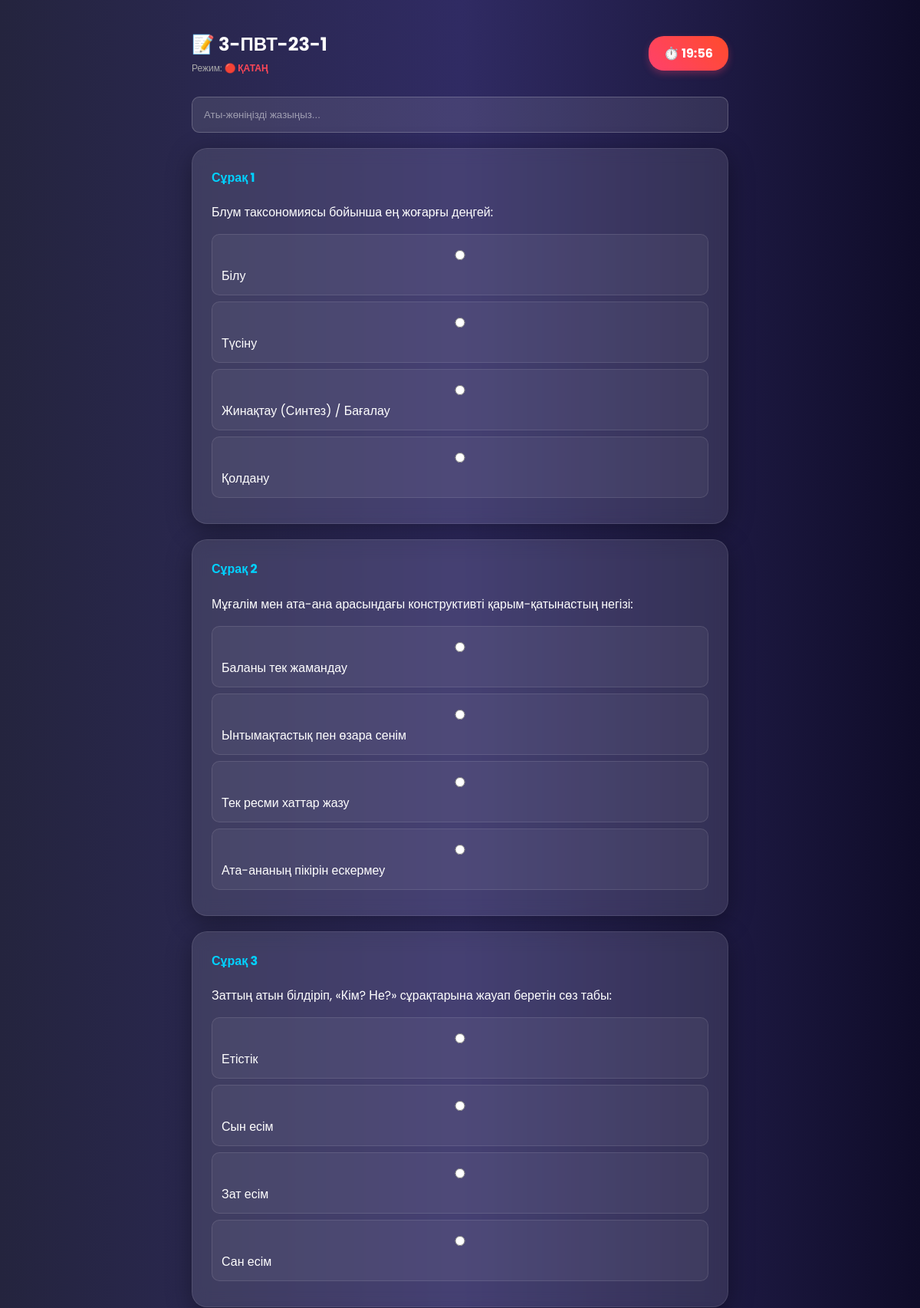
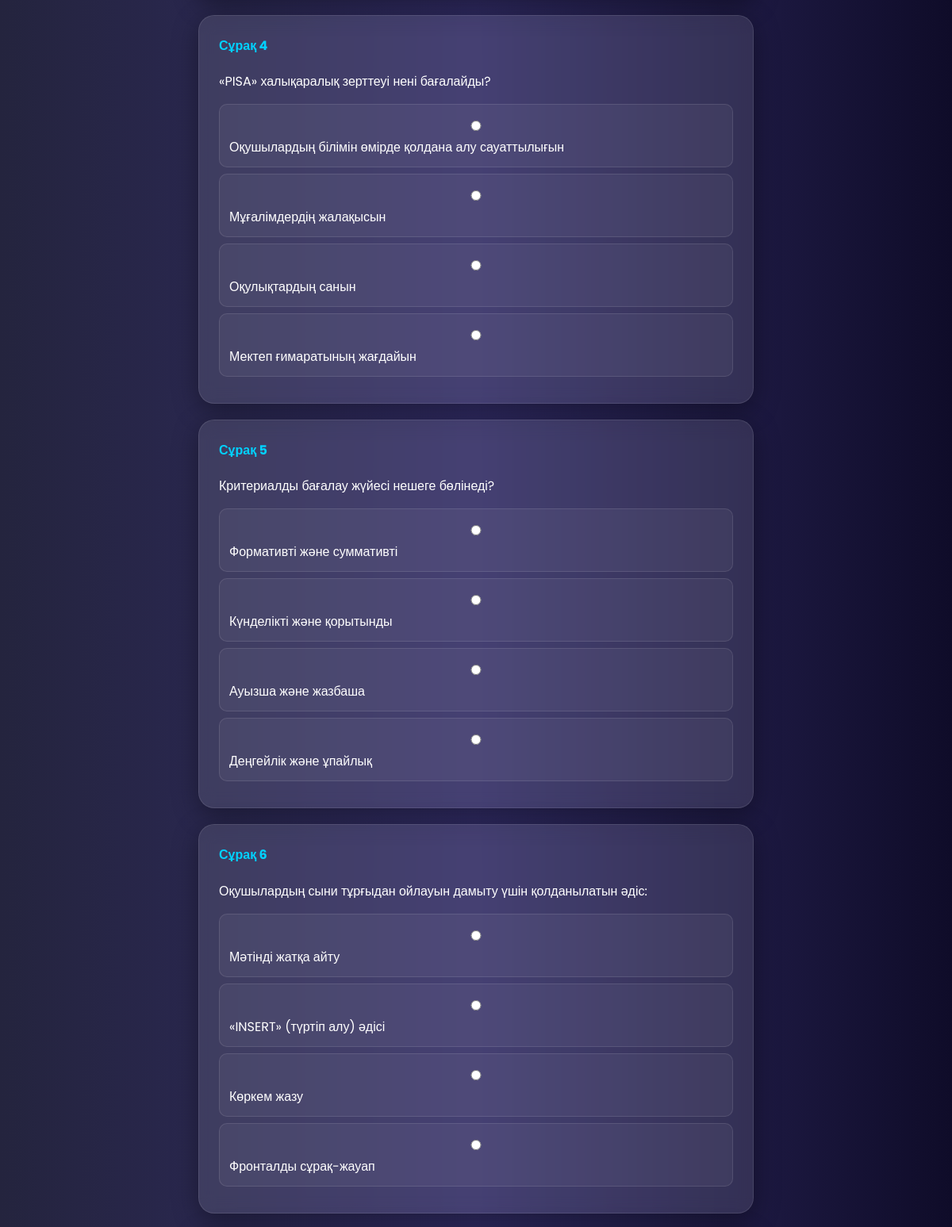
The page /test/5/ (upper part) on the database its author committed (2 pictures, top to bottom).
### testing/models.py (models this page shows, shortened)
class Test(models.Model):
    MODE_CHOICES = [
        ('lite', 'Лайт (Ескерту ғана)'),
        ('hard', 'Қатаң (Тесттен шықса бітеді)'),
    ]
    teacher = models.ForeignKey(User, on_delete=models.CASCADE)
    title = models.CharField(max_length=200)
    description = models.TextField(blank=True)
    time_limit = models.IntegerField(default=20, verbose_name="Уақыт (минут)")
    max_students = models.IntegerField(default=100, verbose_name="Максималды оқушы саны")
    questions_to_show = models.IntegerField(default=20, verbose_name="Сұрақ саны (Студентке)")
    mode = models.CharField(max_length=10, choices=MODE_CHOICES, default='lite', verbose_name="Режим")
    date_created = models.DateTimeField(auto_now_add=True)

class Question(models.Model):
    test = models.ForeignKey(Test, related_name='questions', on_delete=models.CASCADE)
    text = models.CharField(max_length=500)
    option1 = models.CharField(max_length=200)
    option2 = models.CharField(max_length=200)
    option3 = models.CharField(max_length=200)
    option4 = models.CharField(max_length=200)
    correct_option = models.IntegerField()

### testing/views.py (the view, shortened to what this page needs)
# urls.py: path('test/<int:test_id>/', views.take_test, name='take_test'),
def take_test(request, test_id):
    test = get_object_or_404(Test, id=test_id)
    current_students = StudentResult.objects.filter(test=test).count()
    if current_students >= test.max_students:
        return HttpResponse("<h1 style='text-align:center; margin-top:50px;'>⛔ Бұл тестке орын қалмады!</h1>")
    all_questions = list(test.questions.all()) # Файлдан алынған барлық сұрақтар
    if not all_questions:
        return HttpResponse("Сұрақтар жүктелмеген.")
    random.shuffle(all_questions) # <--- Араластыру (Shuffle)
    limit = min(test.questions_to_show, len(all_questions))
    selected_questions = all_questions[:limit]
    return render(request, 'test.html', {'test': test, 'questions': selected_questions})

### testing/templates/test.html (shortened to what this page needs)
{% load static %}
<!DOCTYPE html>
<html>
<head>
    <link rel="stylesheet" href="{% static 'css/style.css' %}">
</head>
<body>
    <div class="page-container" style="max-width: 700px;">
        <div style="display: flex; justify-content: space-between; align-items: center; margin-bottom: 20px;">
            <div>
                <h2 style="margin: 0;">📝 {{ test.title }}</h2>
                <div style="font-size: 12px; color: #aaa; margin-top: 5px;">
                    Режим:
                    {% if test.mode == 'hard' %}
                        <span style="color: #ff4757; font-weight: bold;">🔴 ҚАТАҢ</span>
                    {% else %}
                        <span style="color: #38ef7d; font-weight: bold;">🟢 ЛАЙТ</span>
                    {% endif %}
                </div>
            </div>
            <div style="background: linear-gradient(45deg, #ff416c, #ff4b2b); color: white; padding: 10px 20px; border-radius: 20px; font-weight: bold; box-shadow: 0 4px 10px rgba(255, 65, 108, 0.3);">
                ⏱️ <span id="timer">--:--</span>
            </div>
        </div>
        <form method="post" id="examForm" onsubmit="setSubmitting()">
            <input type="text" name="student_name" required placeholder="Аты-жөніңізді жазыңыз..."
                   style="margin-bottom: 20px; background: rgba(255,255,255,0.1); border: 1px solid rgba(255,255,255,0.2); color: white; padding: 15px; border-radius: 10px; width: 100%;">
            {% for question in questions %}
            <div class="card" style="text-align: left; padding: 25px;">
                <h4 style="margin-top: 0; color: #00d2ff;">Сұрақ {{ forloop.counter }}</h4>
                <p style="font-size: 16px; line-height: 1.5;">{{ question.text }}</p>
                <label class="option-label">
                    <input type="radio" name="question_{{ question.id }}" value="1"> {{ question.option1 }}
                </label>
                <label class="option-label">
                    <input type="radio" name="question_{{ question.id }}" value="2"> {{ question.option2 }}
                </label>
                <label class="option-label">
                    <input type="radio" name="question_{{ question.id }}" value="3"> {{ question.option3 }}
                </label>
                <label class="option-label">
                    <input type="radio" name="question_{{ question.id }}" value="4"> {{ question.option4 }}
                </label>
            </div>
            {% endfor %}
        </form>
    </div>
</body>
</html>

### testing/static/css/style.css (style rules this page uses)
body { background: #0f0c29; background: linear-gradient(to right, #24243e, #302b63, #0f0c29); font-family: 'Poppins', sans-serif; margin: 0; min-height: 100vh; color: #ffffff; padding-bottom: 90px; }
.page-container { max-width: 600px; margin: 20px auto; padding: 20px; animation: fadeIn 0.5s ease; }
.card { background: rgba(255, 255, 255, 0.1); backdrop-filter: blur(10px); -webkit-backdrop-filter: blur(10px); border: 1px solid rgba(255, 255, 255, 0.1); border-radius: 20px; padding: 25px; margin-bottom: 20px; box-shadow: 0 8px 32px 0 rgba(0, 0, 0, 0.37); text-align: center; color: white; }
input, select { width: 100%; padding: 12px; margin: 8px 0; background: rgba(255, 255, 255, 0.1); border: 1px solid rgba(255, 255, 255, 0.2); border-radius: 10px; color: white; box-sizing: border-box; outline: none; }
::placeholder { color: rgba(255,255,255,0.5); }

### testing/templates/test.html (style rules this page uses)
.option-label { display: block; padding: 12px; background: rgba(255,255,255,0.05); margin: 8px 0; border-radius: 10px; cursor: pointer; border: 1px solid rgba(255,255,255,0.1); transition: 0.2s; }
input[type="radio"] { margin-right: 10px; }

### rows shown on the page
Test: title "3-ПВТ-23-1"
Question: text "Блум таксономиясы бойынша ең жоғарғы деңгей:", option1 "Білу", option2 "Түсіну", option3 "Жинақтау (Синтез) / Бағалау", option4 "Қолдану"
Question: text "Мұғалім мен ата-ана арасындағы конструктивті қарым-қатынастың негізі:", option1 "Баланы тек жамандау", option2 "Ынтымақтастық пен өзара сенім", option3 "Тек ресми хаттар жазу", option4 "Ата-ананың пікірін ескермеу"
Question: text "Заттың атын білдіріп, «Кім? Не?» сұрақтарына жауап беретін сөз табы:", option1 "Етістік", option2 "Сын есім", option3 "Зат есім", option4 "Сан есім"
Question: text "«PISA» халықаралық зерттеуі нені бағалайды?", option1 "Оқушылардың білімін өмірде қолдана алу сауаттылығын", option2 "Мұғалімдердің жалақысын", option3 "Оқулықтардың санын", option4 "Мектеп ғимаратының жағдайын"
Question: text "Критериалды бағалау жүйесі нешеге бөлінеді?", option1 "Формативті және суммативті", option2 "Күнделікті және қорытынды", option3 "Ауызша және жазбаша", option4 "Деңгейлік және ұпайлық"
Question: text "Оқушылардың сыни тұрғыдан ойлауын дамыту үшін қолданылатын әдіс:", option1 "Мәтінді жатқа айту", option2 "«INSERT» (түртіп алу) әдісі", option3 "Көркем жазу", option4 "Фронталды сұрақ-жауап"
